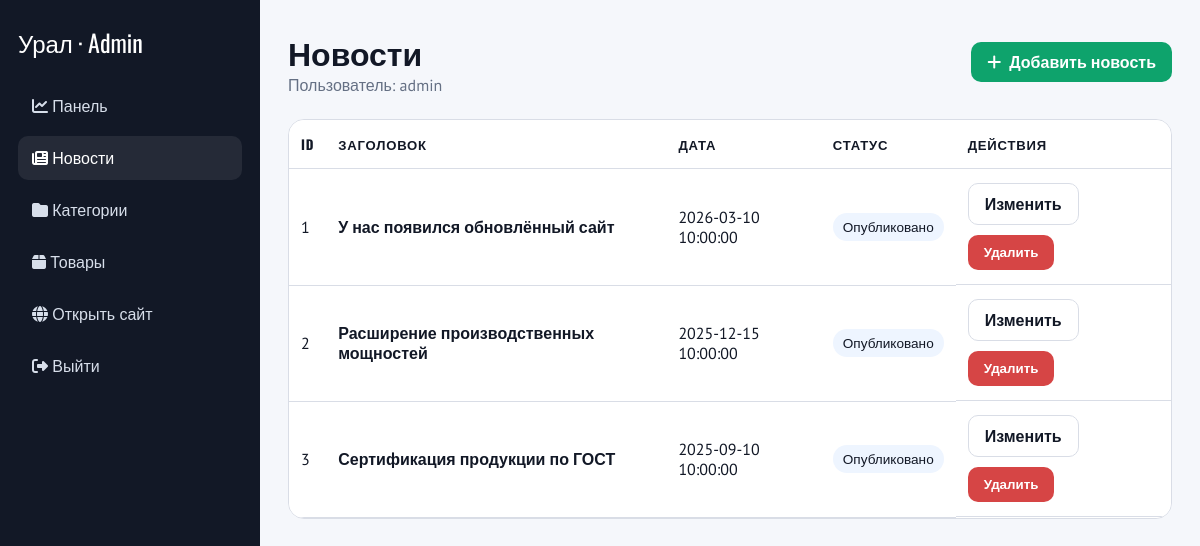
Screenshot of /admin/news/ (signed in) with the database file from the repository.
### tables this page shows
CREATE TABLE news (
            id INTEGER PRIMARY KEY AUTOINCREMENT,
            title TEXT NOT NULL,
            slug TEXT NOT NULL UNIQUE,
            summary TEXT,
            content TEXT NOT NULL,
            image TEXT,
            is_published INTEGER NOT NULL DEFAULT 1,
            published_at TEXT,
            created_at TEXT NOT NULL DEFAULT CURRENT_TIMESTAMP,
            updated_at TEXT NOT NULL DEFAULT CURRENT_TIMESTAMP
        );

### app.py (the view)
@app.route('/admin/news/')
@admin_required
def admin_news_list():
    items = query_db('SELECT * FROM news ORDER BY COALESCE(published_at, created_at) DESC')
    return render_template('admin/news_list.html', items=items)

### app.py (called while the page is built)
def get_db():
    if 'db' not in g:
        g.db = sqlite3.connect(DB_PATH)
        g.db.row_factory = sqlite3.Row
    return g.db

def query_db(query, args=(), one=False):
    cur = get_db().execute(query, args)
    rows = cur.fetchall()
    cur.close()
    return (rows[0] if rows else None) if one else rows

@app.context_processor
def inject_globals():
    categories = []
    recent_news = []
    try:
        categories = query_db('SELECT * FROM categories WHERE is_active = 1 ORDER BY sort_order, name')
        recent_news = query_db(
            'SELECT * FROM news WHERE is_published = 1 ORDER BY COALESCE(published_at, created_at) DESC LIMIT 3'
        )
    except sqlite3.OperationalError:
        pass
    return {
        'nav_categories': categories,
        'footer_recent_news': recent_news,
        'is_admin_logged_in': bool(session.get('admin_id')),
    }

def admin_required(view):
    @wraps(view)
    def wrapped(*args, **kwargs):
        if not session.get('admin_id'):
            flash('Сначала войдите в админ-панель.', 'error')
            return redirect(url_for('admin_login'))
        return view(*args, **kwargs)
    return wrapped

### templates/admin/news_list.html
{% extends "admin/base.html" %}
{% block page_title %}Новости{% endblock %}
{% block page_actions %}<a class="btn" href="{{ url_for('admin_news_create') }}"><i class="fa fa-plus"></i> Добавить новость</a>{% endblock %}
{% block content %}
<div class="card" style="padding:0;overflow:hidden;">
<table>
  <thead><tr><th>ID</th><th>Заголовок</th><th>Дата</th><th>Статус</th><th>Действия</th></tr></thead>
  <tbody>
    {% for item in items %}
    <tr>
      <td>{{ item.id }}</td>
      <td><strong>{{ item.title }}</strong></td>
      <td>{{ item.published_at or item.created_at }}</td>
      <td><span class="badge">{{ 'Опубликовано' if item.is_published else 'Черновик' }}</span></td>
      <td class="actions">
        <a class="btn-outline" href="{{ url_for('admin_news_edit', item_id=item.id) }}">Изменить</a>
        <form method="post" action="{{ url_for('admin_news_delete', item_id=item.id) }}" onsubmit="return confirm('Удалить новость?');">
          <button class="btn-danger" type="submit">Удалить</button>
        </form>
      </td>
    </tr>
    {% endfor %}
  </tbody>
</table>
</div>
{% endblock %}

### templates/admin/base.html (style rules this page uses)
:root { --dark:#121826;--green:#0ea36c;--border:#d9dde6;--bg:#f5f7fb;--white:#fff;--gray:#657084; }
* { box-sizing:border-box }
body { margin:0;background:var(--bg);font-family:'PT Sans',sans-serif;color:var(--dark) }
a { text-decoration:none;color:inherit }
.btn,.btn-danger,.btn-outline { display:inline-flex;align-items:center;gap:8px;padding:10px 16px;border-radius:10px;border:0;cursor:pointer;font-weight:700 }
.btn { background:var(--green);color:#fff }
.btn-danger { background:#d64545;color:#fff }
.btn-outline { background:#fff;border:1px solid var(--border) }
.card { background:#fff;border:1px solid var(--border);border-radius:16px;padding:22px;margin-bottom:20px }
table { width:100%;border-collapse:collapse;background:#fff;border-radius:14px;overflow:hidden }
th,td { padding:14px 12px;border-bottom:1px solid var(--border);text-align:left }
th { font-family:'Oswald',sans-serif;font-size:.82rem;letter-spacing:.06em;text-transform:uppercase }
.actions { display:flex;gap:10px;align-items:center;flex-wrap:wrap }
.badge { display:inline-block;background:#eef5ff;padding:5px 10px;border-radius:999px;font-size:.85rem }

### rows the page displays
news: id "1", title "У нас появился обновлённый сайт", published_at "2026-03-10 10:00:00", is_published "Опубликовано"
news: id "2", title "Расширение производственных мощностей", published_at "2025-12-15 10:00:00", is_published "Опубликовано"
news: id "3", title "Сертификация продукции по ГОСТ", published_at "2025-09-10 10:00:00", is_published "Опубликовано"

### other values shown
{{ session.get('admin_username', 'admin') }} "admin"
